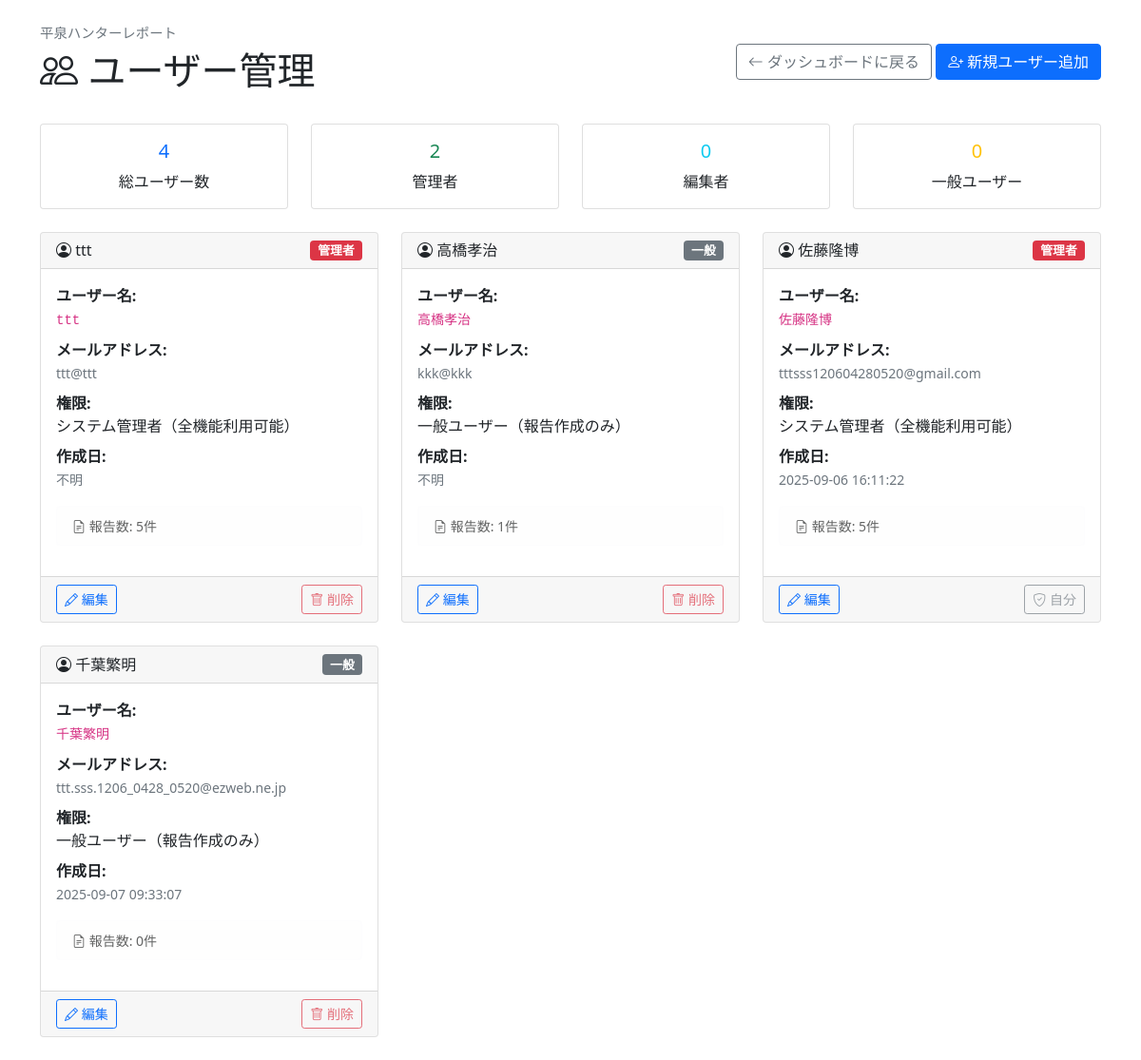
Before: /users/manage (signed in) with the older database file.
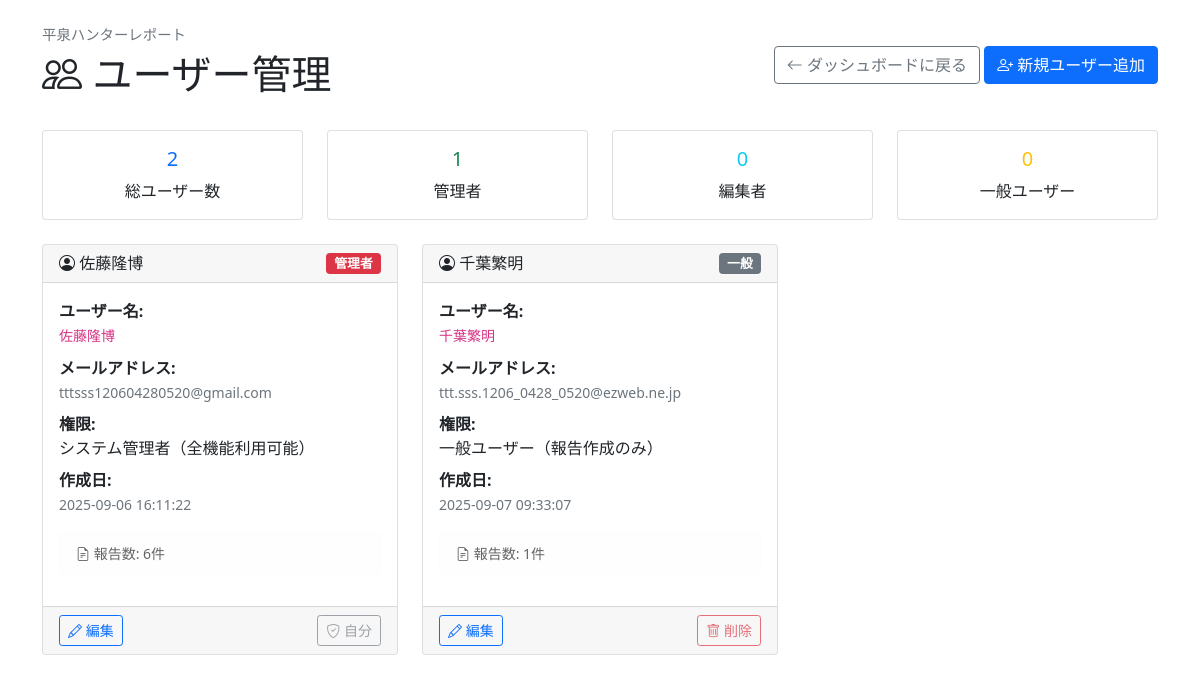
After: the same page with the newer database file.
### app.py (models this page shows, shortened)
class User(Model):
    name = CharField(unique=True)
    email = CharField()
    password_hash = CharField()
    role = CharField(default="reporter")  # reporter / editor / admin
    created_at = CharField(null=True)  # 作成日時
    class Meta:
        database = db

### app.py (the view)
@app.route("/users/manage")
def user_management():
    if "user_id" not in session:
        return redirect("/login")
    user = User.get_by_id(session["user_id"])
    if user.role != "admin":
        return "アクセス権限がありません", 403
    users = []
    for u in User.select():
        report_count = Report.select().where(Report.user == u.name).count()
        users.append(
            {
                "id": u.id,
                "name": u.name,
                "email": u.email,
                "role": u.role,
                "created_at": u.created_at,
                "report_count": report_count,
            }
        )
    total_users = len(users)
    admin_count = len([u for u in users if u["role"] == "admin"])
    editor_count = len([u for u in users if u["role"] == "editor"])
    user_count = len([u for u in users if u["role"] == "user"])
    return render_template(
        "user_management.html",
        users=users,
        current_user=user,
        total_users=total_users,
        admin_count=admin_count,
        editor_count=editor_count,
        user_count=user_count,
    )

### templates/user_management.html (shortened to what the changed rows need)
<!DOCTYPE html>
<html lang="ja">
<head>
    <link href="https://cdn.jsdelivr.net/npm/bootstrap@5.1.3/dist/css/bootstrap.min.css" rel="stylesheet">
    <link href="https://cdn.jsdelivr.net/npm/bootstrap-icons@1.7.2/font/bootstrap-icons.css" rel="stylesheet">
</head>
<body>
    <div class="container mt-4">
        <div class="d-flex justify-content-between align-items-center mb-4">
            <div>
                <h1><i class="bi bi-people"></i> ユーザー管理</h1>
            </div>
        </div>
        <div class="row mb-4">
            <div class="col-md-3">
                <div class="card text-center">
                    <div class="card-body">
                        <h5 class="card-title text-primary">{{ total_users }}</h5>
                        <p class="card-text">総ユーザー数</p>
                    </div>
                </div>
            </div>
            <div class="col-md-3">
                <div class="card text-center">
                    <div class="card-body">
                        <h5 class="card-title text-success">{{ admin_count }}</h5>
                        <p class="card-text">管理者</p>
                    </div>
                </div>
            </div>
        </div>
        {% if users %}
        <div class="row">
            {% for user in users %}
            <div class="col-md-6 col-lg-4 mb-4">
                <div class="card user-card h-100">
                    <div class="card-header d-flex justify-content-between align-items-center">
                        <h6 class="mb-0">
                            <i class="bi bi-person-circle"></i> {{ user.name }}
                        </h6>
                        {% if user.role == "admin" %}
                        <span class="badge bg-danger role-badge">管理者</span>
                        {% elif user.role == "editor" %}
                        <span class="badge bg-warning role-badge">編集者</span>
                        {% else %}
                        <span class="badge bg-secondary role-badge">一般</span>
                        {% endif %}
                    </div>
                    <div class="card-body">
                        <div class="mb-2">
                            <strong>ユーザー名:</strong><br>
                            <code>{{ user.name }}</code>
                        </div>
                        <div class="mb-2">
                            <strong>メールアドレス:</strong><br>
                            <small class="text-muted">{{ user.email }}</small>
                        </div>
                        <div class="mb-2">
                            <strong>権限:</strong><br>
                            {% if user.role == "admin" %}
                            システム管理者（全機能利用可能）
                            {% elif user.role == "editor" %}
                            編集者（報告作成・編集可能）
                            {% else %}
                            一般ユーザー（報告作成のみ）
                            {% endif %}
                        </div>
                        <div class="mb-3">
                            <strong>作成日:</strong><br>
                            <small class="text-muted">
                                {% if user.created_at %}
                                {{ user.created_at }}
                                {% else %}
                                不明
                                {% endif %}
                            </small>
                        </div>
                        <div class="alert alert-light py-2">
                            <small>
                                <i class="bi bi-file-earmark-text"></i>
                                報告数: {{ user.report_count }}件
                            </small>
                        </div>
                    </div>
                    <div class="card-footer">
                        <div class="d-flex justify-content-between">
                            <a href="/users/{{ user.id }}/edit" class="btn btn-sm btn-outline-primary">
                                <i class="bi bi-pencil"></i> 編集
                            </a>
                            {% if user.id != current_user.id %}
                            <button class="btn btn-sm btn-outline-danger delete-btn" onclick="confirmDelete({{ user.id }}, '{{ user.name }}')">
                                <i class="bi bi-trash"></i> 削除
                            </button>
                            {% else %}
                            <button class="btn btn-sm btn-outline-secondary" disabled title="自分自身は削除できません">
                                <i class="bi bi-shield-check"></i> 自分
                            </button>
                            {% endif %}
                        </div>
                    </div>
                </div>
            </div>
            {% endfor %}
        </div>
        {% endif %}
    </div>
</body>
</html>

Changed rows visible on the page:
removed User: name "ttt", role "管理者", email "ttt@ttt", shows "不明", report_count "5"
removed User: name "高橋孝治", role "一般", email "kkk@kkk", shows "不明", report_count "1"
computed for User "佐藤隆博": report_count "5" → "6"
computed for User "千葉繁明": report_count "0" → "1"
Other visible differences:
{{ total_users }}: "4" → "2"
{{ admin_count }}: "2" → "1"
